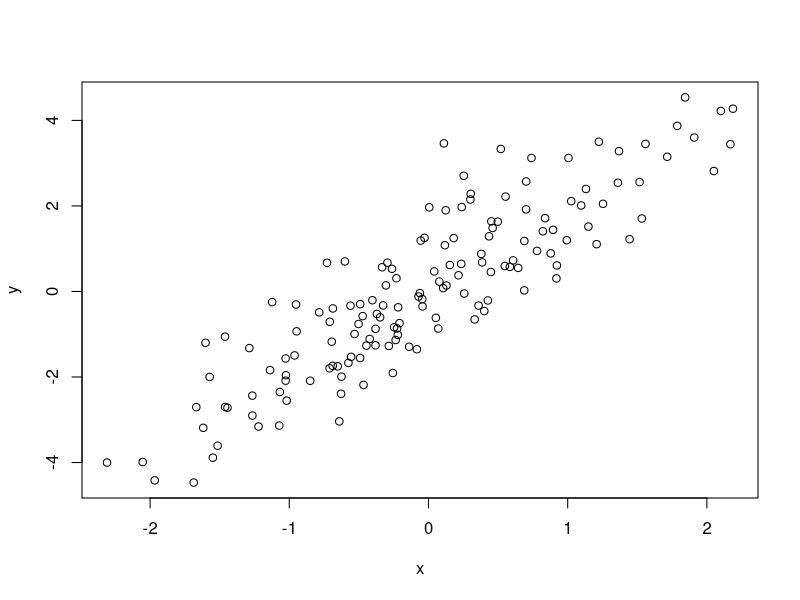
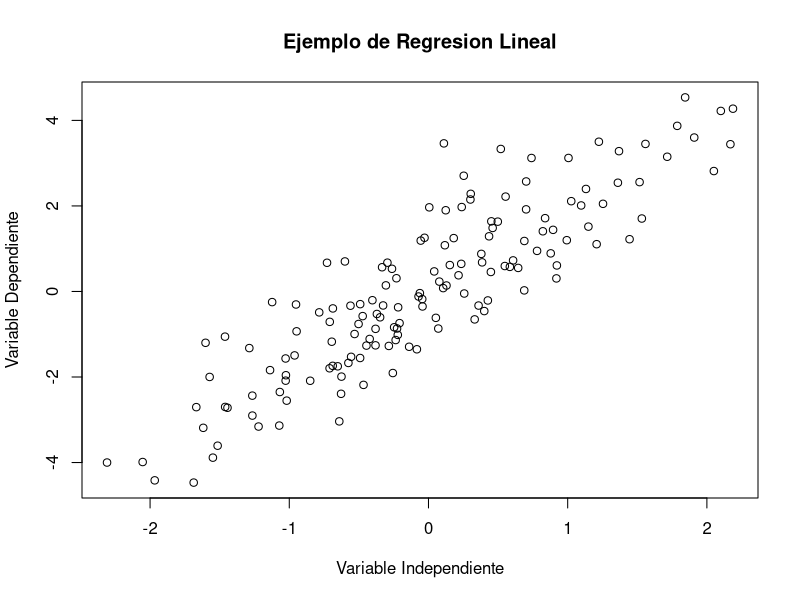
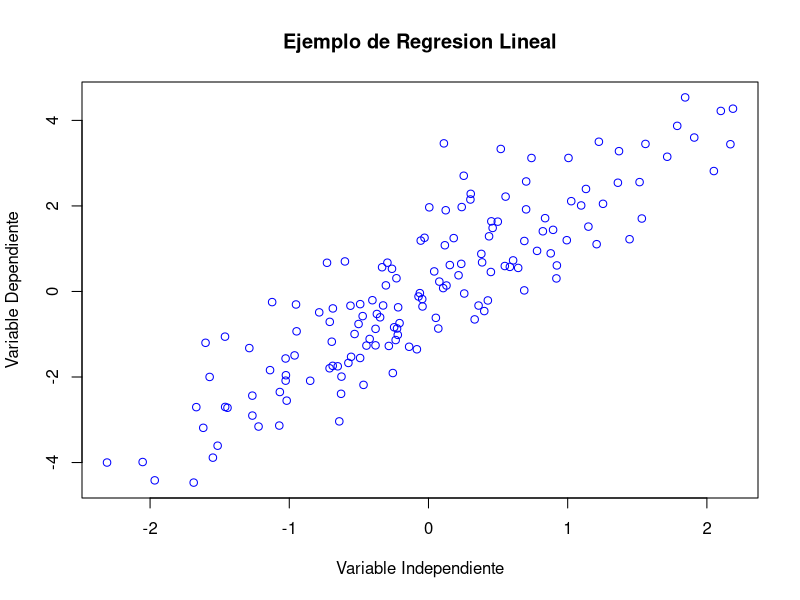
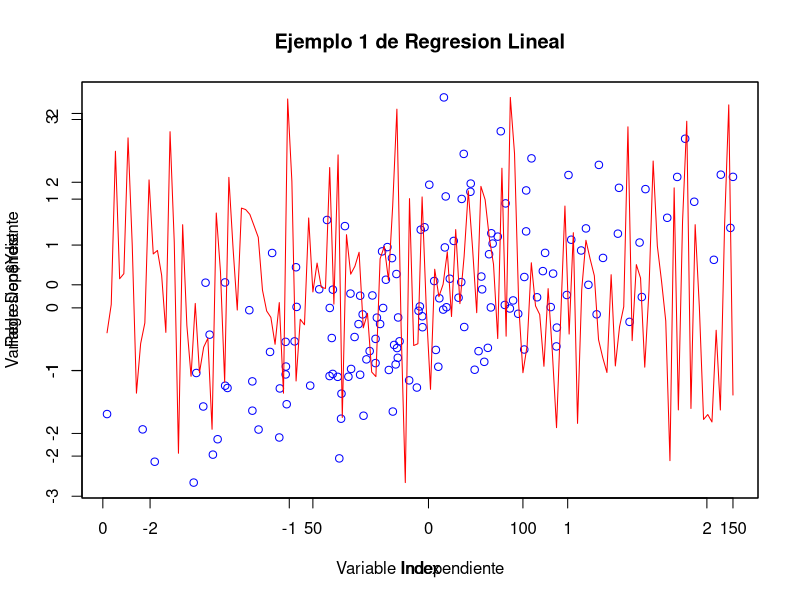
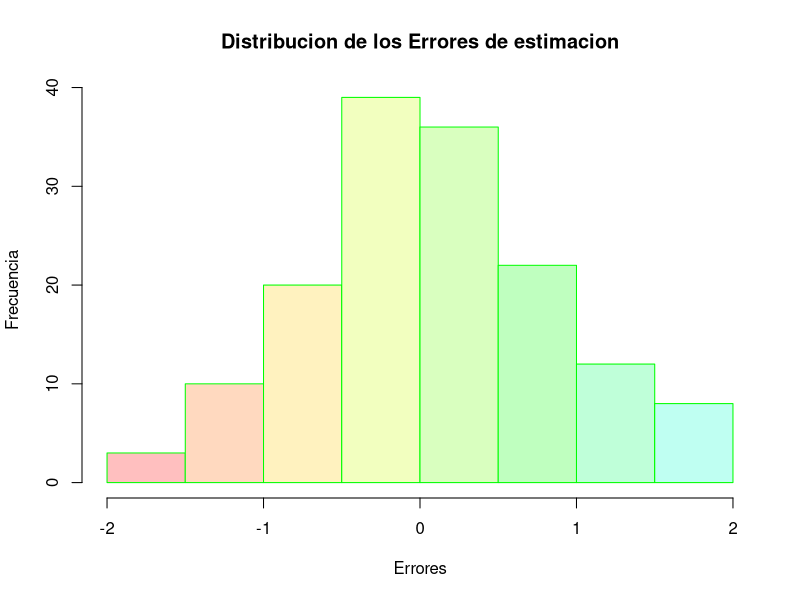
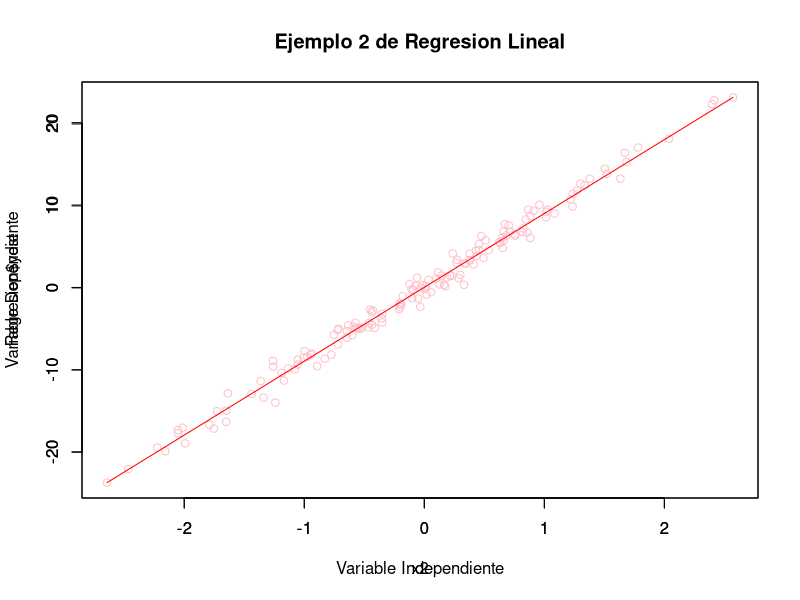
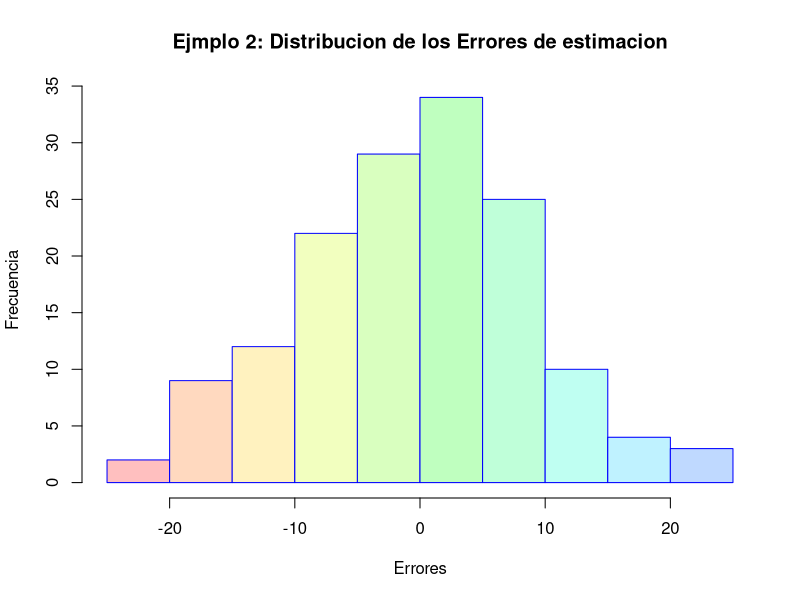
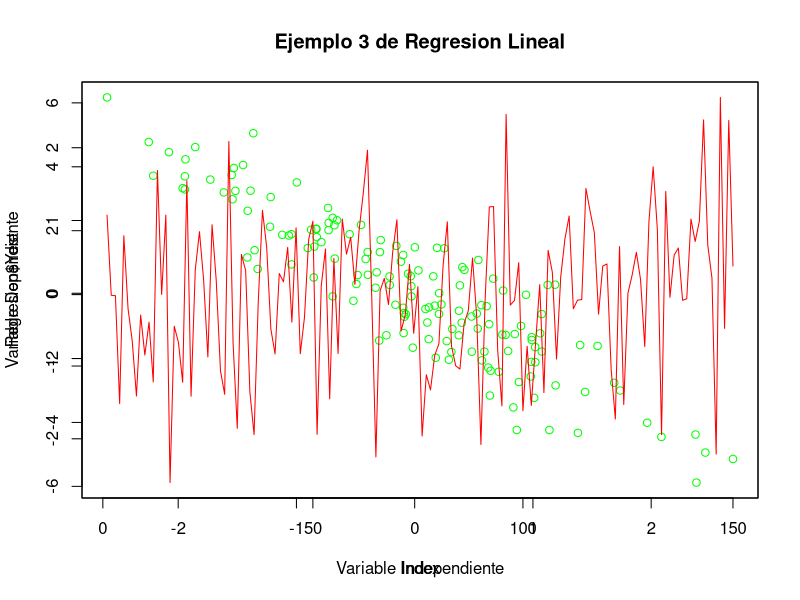

Write the R code that produced these figures, in order.
## ---- chunk 1
knitr::opts_chunk$set(echo = TRUE)
## ---- chunk 2
MiRegresion <- function(x,y) {
  numvar <- length(x);
  suma <- 0;
  for(i in 1:numvar){suma <- suma +x[i]}
  xbarra <- suma/numvar;
  suma <- 0;
  for(i in 1:numvar){suma <- suma +y[i]}
  ybarra <- suma/numvar;
  suma <- 0;
  for(i in 1:numvar){suma <- suma +(x[i]-xbarra)^2}
  Sxx <- suma/numvar;
  suma <- 0;
  for(i in 1:numvar){suma <- suma+((x[i]-xbarra)*(y[i]-ybarra))}
  Sxy <- suma/numvar;
  Beta1  <- Sxy/Sxx;
  Beta0  <- ybarra-Beta1*xbarra;
  Ygorro <- Beta0+Beta1*x; 
  resultado <- list(beta0 = Beta0,
                    beta1 = Beta1,
                    yest  = Ygorro)
  return(resultado)
}
## ---- chunk 3
set.seed(123)
numvar <- 150;
x <- rnorm(numvar);      print(x)
y <- 2*x +rnorm(numvar); print(y)


plot(x,y)

plot(x,y,main= 'Ejemplo de Regresion Lineal',
     xlab = 'Variable Independiente',
     ylab = 'Variable Dependiente')

plot(x,y,main= 'Ejemplo de Regresion Lineal',
     xlab = 'Variable Independiente',
     ylab = 'Variable Dependiente',
     col = 'blue')
# >>==<< >>==<< >>==<< >>==<< >>==<< >>==<< >>==<<
# >>==<< >>==<< >>==<< >>==<< >>==<< >>==<< >>==<<
set.seed(123)
numvar <- 150;
# >>==<< >>==<< >>==<< >>==<< >>==<< >>==<< >>==<<
# >>==<< >>==<< >>==<< >>==<< >>==<< >>==<< >>==<<
x1 <- rnorm(numvar);      print(x1)
y1 <- x1+rnorm(numvar); print(y1)
Regresion <- MiRegresion(x1,y1)
plot(x1,y1,main= 'Ejemplo 1 de Regresion Lineal',
     xlab = 'Variable Independiente',
     ylab = 'Variable Dependiente',
     col = 'blue',
     type = 'p')
par(new=TRUE)
plot(x1,Regresion$Yest,col='red',type='l')
ygorro <- Regresion$yest
hist(ygorro, main='Distribucion de los Errores de estimacion',
     xlab='Errores',
     ylab= 'Frecuencia',
     col = rainbow(15, 0.25),
     border = 'green')

# >>==<< >>==<< >>==<< >>==<< >>==<< >>==<< >>==<<
# >>==<< >>==<< >>==<< >>==<< >>==<< >>==<< >>==<<
x2 <- rnorm(numvar);      print(x2)
y2 <- 9*x2 +rnorm(numvar); print(y2)
Regresion <- MiRegresion(x2,y2)
plot(x2,y2,main= 'Ejemplo 2 de Regresion Lineal',
     xlab = 'Variable Independiente',
     ylab = 'Variable Dependiente',
     col = 'pink',
     type = 'p')
par(new=TRUE)
plot(x2,Regresion$yest,col='red',type='l')
ygorro <- Regresion$yest
hist(ygorro, main='Ejmplo 2: Distribucion de los Errores de estimacion',
     xlab='Errores',
     ylab= 'Frecuencia',
     col = rainbow(15, 0.25),
     border = 'blue')
# >>==<< >>==<< >>==<< >>==<< >>==<< >>==<< >>==<<
x3 <- rnorm(numvar);      print(x3)
y3 <- -2*x3 +rnorm(numvar); print(y3)
Regresion <- MiRegresion(x3,y3)
plot(x3,y3,main= 'Ejemplo 3 de Regresion Lineal',
     xlab = 'Variable Independiente',
     ylab = 'Variable Dependiente',
     col = 'green',
     type = 'p')
par(new=TRUE)
plot(x3,Regresion$Yest,col='red',type='l')
ygorro <- Regresion$yest
hist(ygorro, main='Ejemplo 3: Distribucion de los Errores de estimacion',
     xlab='Errores',
     ylab= 'Frecuencia',
     col = rainbow(15, 0.25),
     border = 'pink')

# >>==<< >>==<< >>==<< >>==<< >>==<< >>==<< >>==<<
x4 <- rnorm(numvar);      print(x4)
y4 <- -2*x4 - rnorm(numvar); print(y4)
Regresion <- MiRegresion(x4,y4)
plot(x4,y4,main= 'Ejemplo 4 de Regresion Lineal',
     xlab = 'Variable Independiente',
     ylab = 'Variable Dependiente',
     col = 'orange',
     type = 'p')
par(new=TRUE)
plot(x4,Regresion$yest,col='red',type='l')
ygorro <- Regresion$yest
hist(ygorro, main='Ejempolo 4: Distribucion de los Errores de estimacion',
     xlab='Errores',
     ylab= 'Frecuencia',
     col = rainbow(15, 0.25),
     border = 'brown')

# >>==<< >>==<< >>==<< >>==<< >>==<< >>==<< >>==<<
x5 <- rnorm(numvar);      print(x5)
y5 <- -2*x5 - 2*rnorm(numvar); print(y5)
Regresion <- MiRegresion(x5,y5)
plot(x5,y5,main= 'Ejemplo 5 de Regresion Lineal',
     xlab = 'Variable Independiente',
     ylab = 'Variable Dependiente',
     col = 'yellow',
     type = 'p')
par(new=TRUE)
plot(x5,Regresion$yest,col='red',type='l')
ygorro <- Regresion$yest
hist(ygorro, main='Ejemplo 5: Distribucion de los Errores de estimacion',
     xlab='Errores',
     ylab= 'Frecuencia',
     col = rainbow(15, 0.25),
     border = 'red')

# >>==<< >>==<< >>==<< >>==<< >>==<< >>==<< >>==<<
suma <- 0;
for(i in 1:numvar){suma <- suma +x[i]}
xbarra <- suma/numvar;

suma <- 0;
for(i in 1:numvar){suma <- suma +y[i]}
ybarra <- suma/numvar;

suma <- 0;
for(i in 1:numvar){suma <- suma +(x[i]-xbarra)^2}
Sxx <- suma/numvar

suma <- 0;
for(i in 1:numvar){suma <- suma+((x[i]-xbarra)*(y[i]-ybarra))}
Sxy <- suma/numvar;

Beta1 <- Sxy/Sxx;
Beta0 <- ybarra-Beta1*xbarra

ygorro <- Beta0+Beta1*x; print(ygorro)
ErrorEst <- y-ygorro
hist(ErrorEst)
# >>==<< >>==<< >>==<< >>==<< >>==<< >>==<< >>==<<

x <- MiRegresion(x1,y1)
# >>==<< >>==<< >>==<< >>==<< >>==<< >>==<< >>==<<
x1 <- rnorm(numvar);      print(x1)
y1 <- x1+rnorm(numvar); print(y1)
Regresion <- MiRegresion(x1,y1)
plot(x1,y1,main= 'Ejemplo 1 de Regresion Lineal',
     xlab = 'Variable Independiente',
     ylab = 'Variable Dependiente',
     col = 'blue',
     type = 'p')
par(new=TRUE)
plot(x1,Regresion$yest,col='red',type='l')
ygorro <- Regresion$yest
hist(ygorro, main='Distribucion de los Errores de estimacion',
     xlab='Errores',
     ylab= 'Frecuencia',
     col = rainbow(15, 0.25),
     border = 'green')
